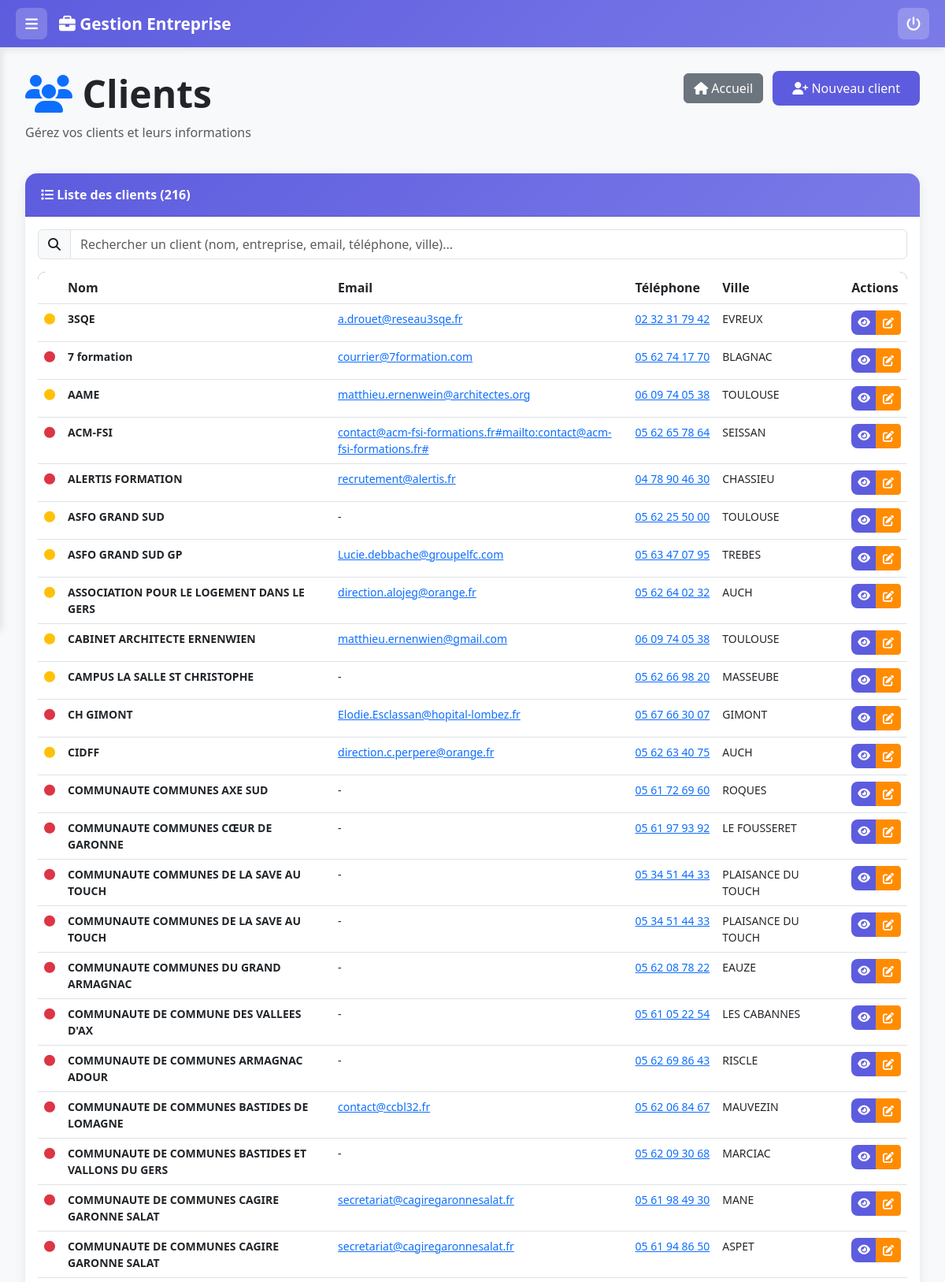
The app's page /clients (upper part) with its own data.
### app.py (models this page shows, shortened)
class Client(db.Model):
    __tablename__ = 'clients'
    id = db.Column(db.Integer, primary_key=True)
    nom = db.Column(db.String(100), nullable=False)
    prenom = db.Column(db.String(100))
    entreprise = db.Column(db.String(200))
    email = db.Column(db.String(120))
    telephone = db.Column(db.String(20))
    adresse = db.Column(db.Text)
    code_postal = db.Column(db.String(10))
    ville = db.Column(db.String(100))
    notes = db.Column(db.Text)
    date_creation = db.Column(db.DateTime, default=datetime.utcnow)
    actif = db.Column(db.Boolean, default=True)
    delai_paiement_jours = db.Column(db.Integer, default=30)  # Délai de paiement en jours
    calendrier_google = db.Column(db.String(500))  # ID du calendrier Google dédié à ce client
    statut_client = db.Column(db.String(50), default='Client')  # 'Prospect' ou 'Client'
    date_conversion = db.Column(db.DateTime)  # Date de conversion d'un prospect en client
    prestations = db.relationship('Prestation', backref='client', lazy=True, cascade='all, delete-orphan')
    contacts = db.relationship('Contact', backref='client', lazy=True, cascade='all, delete-orphan')

### app.py (the view)
@app.route('/clients')
def clients():
    clients = Client.query.filter_by(actif=True, statut_client='Client').order_by(Client.nom).all()
    return render_template('clients.html', clients=clients)

### templates/clients.html (shortened to what this page needs)
{% extends "base.html" %}
{% block content %}
<div class="row mb-4">
    <div class="col-md-8">
        <div class="d-flex justify-content-between align-items-center mb-2">
            <h1 class="display-5 fw-bold text-dark mb-0">
                <i class="fas fa-users text-primary"></i> Clients
            </h1>
        </div>
        <p class="text-muted">Gérez vos clients et leurs informations</p>
    </div>
    <div class="col-md-4 text-end">
        <a href="{{ url_for('index') }}" class="btn btn-secondary me-2 d-none d-md-inline-block fw-normal">
            <i class="fas fa-home"></i> Accueil
        </a>
        <a href="{{ url_for('client_nouveau') }}" class="btn btn-primary fw-normal">
            <i class="fas fa-user-plus"></i> Nouveau client
        </a>
    </div>
</div>
<div class="card">
    <div class="card-header">
        <i class="fas fa-list"></i> Liste des clients ({{ clients|length }})
    </div>
    <div class="card-body">
        <div class="mb-3">
            <div class="input-group">
                <span class="input-group-text"><i class="fas fa-search"></i></span>
                <input type="text" id="searchClient" class="form-control" placeholder="Rechercher un client (nom, entreprise, email, téléphone, ville)...">
            </div>
        </div>
        {% if clients %}
            <div class="table-responsive">
                <table class="table table-hover" id="clientsTable">
                    <thead>
                        <tr>
                            <th style="width: 30px;"></th>
                            <th>Nom</th>
                            <th>Email</th>
                            <th>Téléphone</th>
                            <th>Ville</th>
                            <th>Actions</th>
                        </tr>
                    </thead>
                    <tbody>
                        {% for client in clients %}
                        {% set nb_prestations = client.prestations|selectattr('statut', 'ne', 'Annulée')|list|length %}
                        {% set nb_contacts = client.contacts|selectattr('actif', 'equalto', True)|list|length %}
                        {% set a_devis = client.prestations|selectattr('statut_devis', 'ne', None)|list|length > 0 %}
                        <tr style="font-size: 0.875rem;">
                            <td>
                                {% if nb_prestations > 0 %}
                                    <i class="fas fa-circle text-success" title="Au moins une prestation"></i>
                                {% elif a_devis %}
                                    <i class="fas fa-circle text-warning" title="Devis en cours"></i>
                                {% elif nb_contacts > 0 %}
                                    <i class="fas fa-circle" style="color: #ffc107;" title="A des contacts"></i>
                                {% else %}
                                    <i class="fas fa-circle text-danger" title="Pas de contact"></i>
                                {% endif %}
                            </td>
                            <td>
                                <strong>
                                    {% if client.prenom %}{{ client.prenom }} {% endif %}{{ client.nom }}
                                </strong>
                            </td>
                            <td>
                                {% if client.email %}
                                    <a href="mailto:{{ client.email }}">{{ client.email }}</a>
                                {% else %}
                                    -
                                {% endif %}
                            </td>
                            <td style="white-space: nowrap;">
                                {% if client.telephone %}
                                    <a href="tel:{{ client.telephone }}">{{ client.telephone }}</a>
                                {% else %}
                                    -
                                {% endif %}
                            </td>
                            <td>{{ client.ville or '-' }}</td>
                            <td>
                                <div class="btn-group btn-group-sm" role="group">
                                    <a href="{{ url_for('client_detail', client_id=client.id) }}"
                                       class="btn btn-primary" style="padding: 0.25rem 0.5rem; font-size: 0.875rem; line-height: 1.5;" title="Voir">
                                        <i class="fas fa-eye"></i>
                                    </a>
                                    <a href="{{ url_for('client_modifier', client_id=client.id) }}"
                                       class="btn" style="background-color: #ff8c00; color: white; border-color: #ff8c00; padding: 0.25rem 0.5rem; font-size: 0.875rem; line-height: 1.5;" title="Modifier">
                                        <i class="fas fa-edit"></i>
                                    </a>
                                </div>
                            </td>
                        </tr>
                        {% endfor %}
                    </tbody>
                </table>
            </div>
        {% else %}
            <div class="alert alert-info mb-0">
                <i class="fas fa-info-circle"></i> Aucun client enregistré. Cliquez sur "Nouveau client" pour en ajouter un.
            </div>
        {% endif %}
    </div>
</div>
{% endblock %}

### templates/base.html (style rules this page uses)
:root { --primary-color: #5D5CDE; --secondary-color: #4CAF50; --danger-color: #F44336; --warning-color: #FF9800; --dark-color: #2C3E50; --light-bg: #F8F9FA; --sidebar-width: 260px; --sidebar-collapsed-width: 0px; --header-height: 60px; }
body { font-family: 'Segoe UI', Tahoma, Geneva, Verdana, sans-serif; background-color: var(--light-bg); margin: 0; padding: 0; }
.card { border: none; border-radius: 15px; box-shadow: 0 4px 15px rgba(0,0,0,0.08); transition: transform 0.3s, box-shadow 0.3s; margin-bottom: 20px; }
.card-header { background: linear-gradient(135deg, var(--primary-color) 0%, #7B7AE8 100%); color: white; border-radius: 15px 15px 0 0 !important; font-weight: 600; padding: 15px 20px; }
.btn-primary { background: var(--primary-color); border: none; border-radius: 8px; padding: 10px 25px; font-weight: 500; transition: all 0.3s; }
.table { background: white; border-radius: 10px; overflow: hidden; }
.table thead { background: var(--dark-color); color: white; }
.table tbody tr { transition: background 0.2s; }

### records on screen
Client: nom "3SQE", email "a.drouet@reseau3sqe.fr", telephone "02 32 31 79 42", ville "EVREUX"
Client: nom "7 formation", email "courrier@7formation.com", telephone "05 62 74 17 70", ville "BLAGNAC"
Client: nom "AAME", email "matthieu.ernenwein@architectes.org", telephone "06 09 74 05 38", ville "TOULOUSE"
Client: nom "ACM-FSI", email "contact@acm-fsi-formations.fr#mailto:contact@acm-fsi-formations.fr#", telephone "05 62 65 78 64", ville "SEISSAN"
Client: nom "ALERTIS FORMATION", email "recrutement@alertis.fr", telephone "04 78 90 46 30", ville "CHASSIEU"
Client: nom "ASFO GRAND SUD", telephone "05 62 25 50 00", ville "TOULOUSE"
Client: nom "ASFO GRAND SUD GP", email "Lucie.debbache@groupelfc.com", telephone "05 63 47 07 95", ville "TREBES"
Client: nom "ASSOCIATION POUR LE LOGEMENT DANS LE GERS", email "direction.alojeg@orange.fr", telephone "05 62 64 02 32", ville "AUCH"
Client: nom "CABINET ARCHITECTE ERNENWIEN", email "matthieu.ernenwien@gmail.com", telephone "06 09 74 05 38", ville "TOULOUSE"
Client: nom "CAMPUS LA SALLE ST CHRISTOPHE", telephone "05 62 66 98 20", ville "MASSEUBE"
Client: nom "CH GIMONT", email "Elodie.Esclassan@hopital-lombez.fr", telephone "05 67 66 30 07", ville "GIMONT"
Client: nom "CIDFF", email "direction.c.perpere@orange.fr", telephone "05 62 63 40 75", ville "AUCH"
Client: nom "COMMUNAUTE COMMUNES AXE SUD", telephone "05 61 72 69 60", ville "ROQUES"
Client: nom "COMMUNAUTE COMMUNES CŒUR DE GARONNE", telephone "05 61 97 93 92", ville "LE FOUSSERET"
Client: nom "COMMUNAUTE COMMUNES DE LA SAVE AU TOUCH", telephone "05 34 51 44 33", ville "PLAISANCE DU TOUCH"
Client: nom "COMMUNAUTE COMMUNES DE LA SAVE AU TOUCH", telephone "05 34 51 44 33", ville "PLAISANCE DU TOUCH"
Client: nom "COMMUNAUTE COMMUNES DU GRAND ARMAGNAC", telephone "05 62 08 78 22", ville "EAUZE"
Client: nom "COMMUNAUTE DE COMMUNE DES VALLEES D'AX", telephone "05 61 05 22 54", ville "LES CABANNES"
Client: nom "COMMUNAUTE DE COMMUNES ARMAGNAC ADOUR", telephone "05 62 69 86 43", ville "RISCLE"
Client: nom "COMMUNAUTE DE COMMUNES BASTIDES DE LOMAGNE", email "contact@ccbl32.fr", telephone "05 62 06 84 67", ville "MAUVEZIN"
Client: nom "COMMUNAUTE DE COMMUNES BASTIDES ET VALLONS DU GERS", telephone "05 62 09 30 68", ville "MARCIAC"
Client: nom "COMMUNAUTE DE COMMUNES CAGIRE GARONNE SALAT", email "secretariat@cagiregaronnesalat.fr", telephone "05 61 98 49 30", ville "MANE"
Client: nom "COMMUNAUTE DE COMMUNES CAGIRE GARONNE SALAT", email "secretariat@cagiregaronnesalat.fr", telephone "05 61 94 86 50", ville "ASPET"

### other values on screen
{{ clients|length }} "216"
